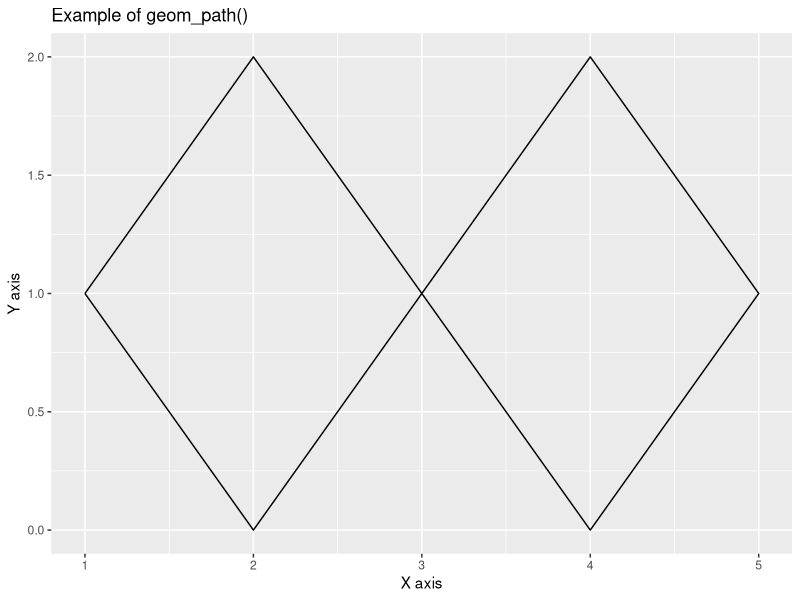
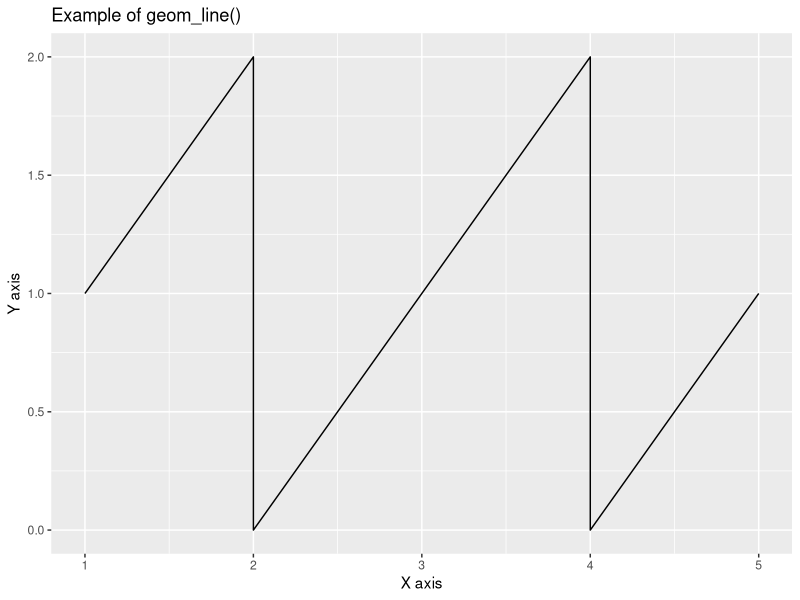
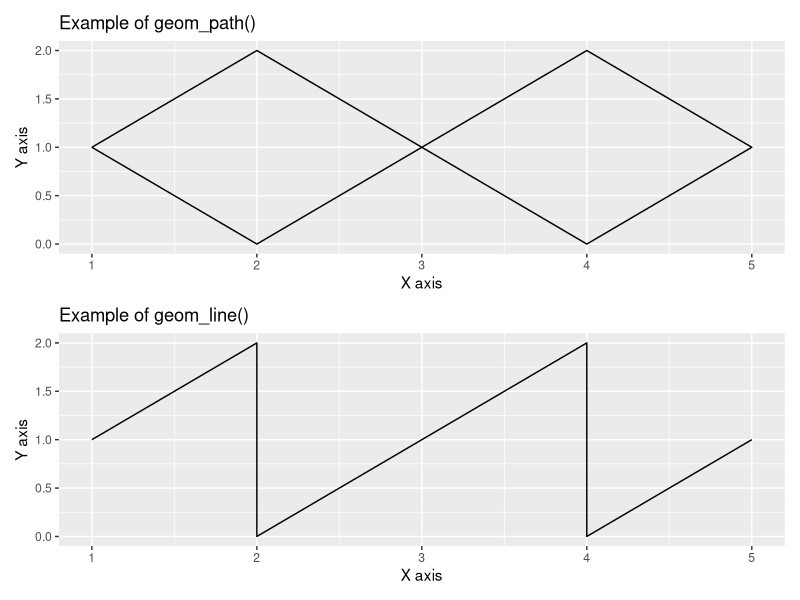
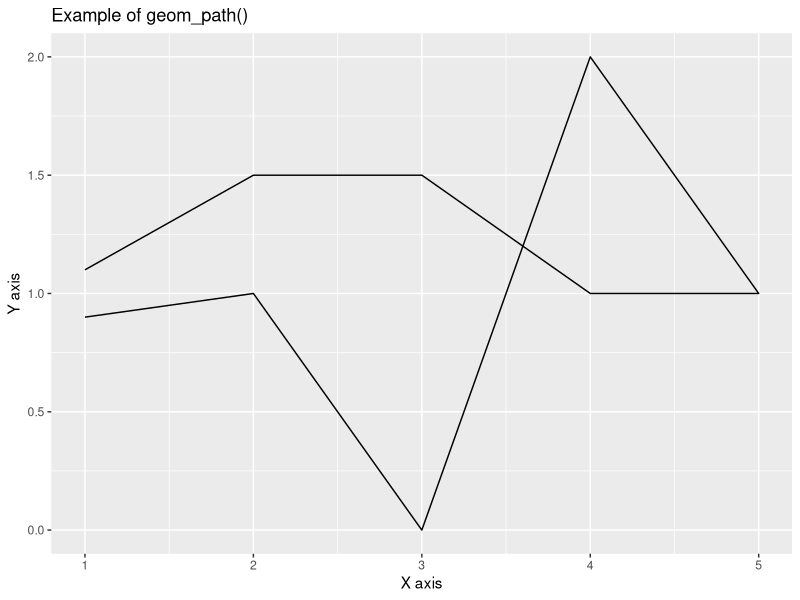
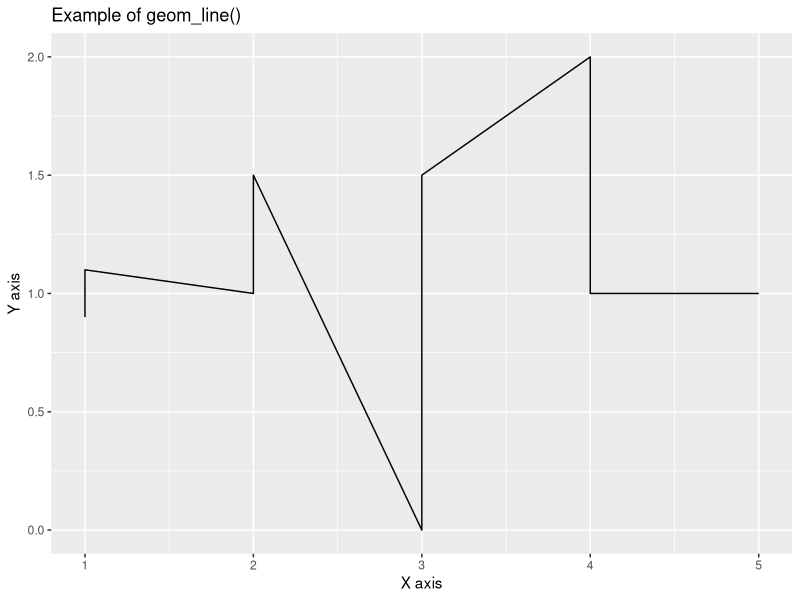
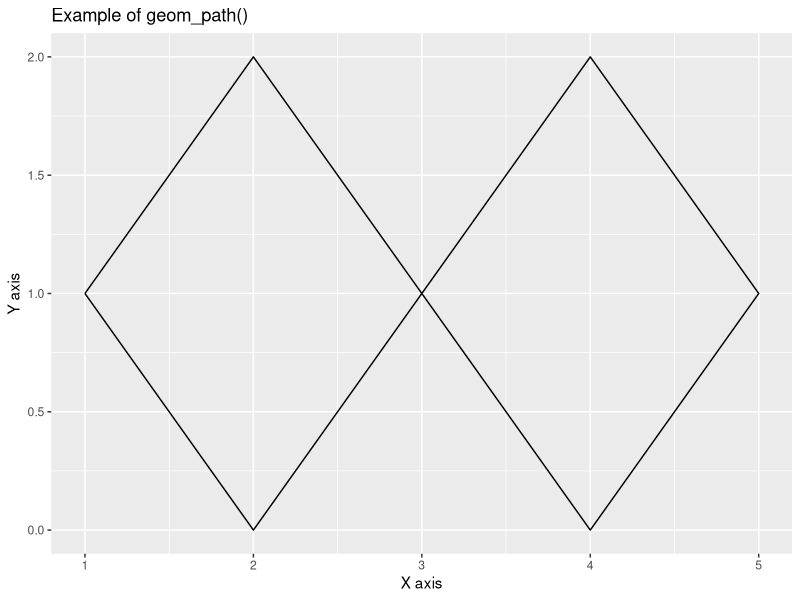
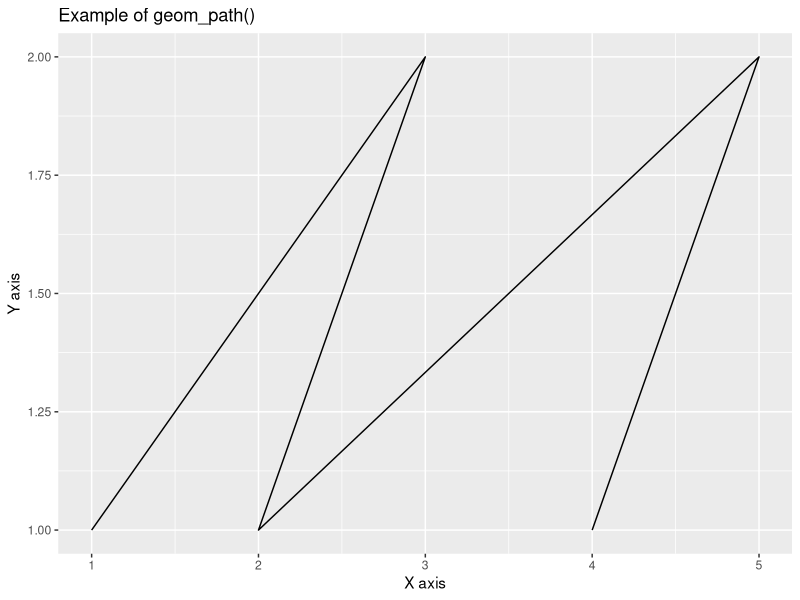
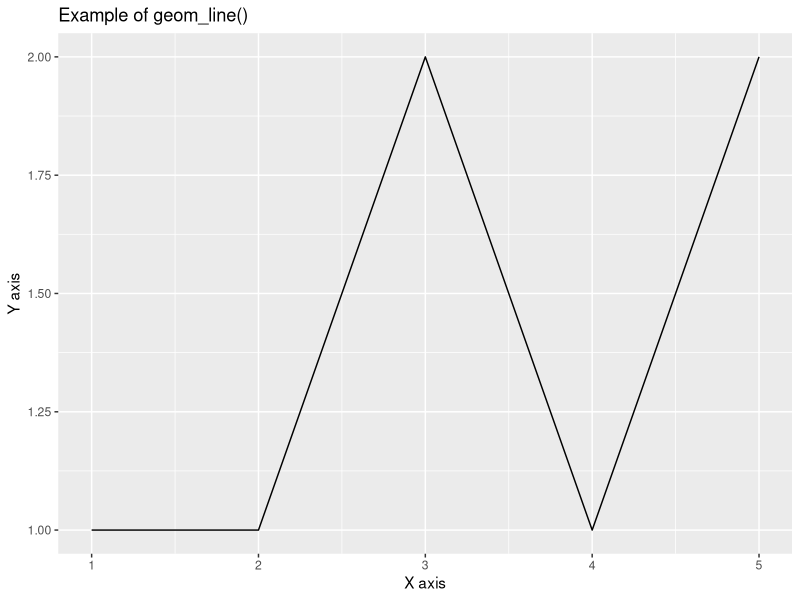

The R source for these figures, in order: (Note: this script raises an error after producing the figures.)
#24-0730 12:13


library(tidyverse)
library(patchwork)

# ggplot2 패키지 로드
library(ggplot2)

# geom_path()는 데이터의 순서를 유지하면서 선을 그립니다.
# geom_line()은 x축 값에 따라 데이터를 정렬한 후 선을 그립니다.

# 데이터 프레임 생성
(data <- tibble(
  x = c(1, 2, 3, 4, 5, 4, 3, 2, 1),
  y = c(1, 2, 1, 2, 1, 0, 1, 0, 1)))

# ggplot을 사용하여 geom_path()로 선 그리기
(ggplot(data, aes(x = x, y = y)) +
  geom_path() +
  ggtitle("Example of geom_path()") +
  xlab("X axis") +
  ylab("Y axis") -> temp_p)

(ggplot(data, aes(x = x, y = y)) +
  geom_line() +
  ggtitle("Example of geom_line()") +
  xlab("X axis") +
  ylab("Y axis") -> temp_l)

library(patchwork)
temp_p / temp_l

data |> 
  count(x, y)

tibble(
  x = c(1, 2, 3, 4, 5, 4, 3, 2, 1),
  y = c(0.9, 1, 0, 2, 1, 1, 1.5, 1.5, 1.1)
) -> dt

(ggplot(dt, aes(x = x, y = y)) +
    geom_path() +
    ggtitle("Example of geom_path()") +
    xlab("X axis") +
    ylab("Y axis") -> temp_p1)

(ggplot(dt, aes(x = x, y = y)) +
    geom_line() +
    ggtitle("Example of geom_line()") +
    xlab("X axis") +
    ylab("Y axis") -> temp_t1)


#
storms |> glimpse()
storms |> str()

# 데이터 프레임 생성
data <- data.frame(
  x = c(1, 2, 3, 4, 5, 4, 3, 2, 1),
  y = c(1, 2, 1, 2, 1, 0, 1, 0, 1))

# ggplot을 사용하여 geom_path()로 선 그리기
ggplot(data, aes(x = x, y = y)) +
  geom_path() +
  ggtitle("Example of geom_path()") +
  xlab("X axis") +
  ylab("Y axis")


# 데이터 프레임 생성
data <- data.frame(
  x = c(1, 3, 2, 5, 4),
  y = c(1, 2, 1, 2, 1))

# ggplot을 사용하여 geom_line()으로 선 그리기
ggplot(data, aes(x = x, y = y)) +
  geom_path() +
  ggtitle("Example of geom_path()") +
  xlab("X axis") +
  ylab("Y axis") 

ggplot(data, aes(x = x, y = y)) +
  geom_line() +
  ggtitle("Example of geom_line()") +
  xlab("X axis") +
  ylab("Y axis")

# 이 예제에서는 x값이 1, 3, 2, 5, 4 순서로 주어졌지만, 
#geom_line()은 x값을 오름차순으로 정렬한 후 1, 2, 3, 4, 5 순서로 y값을 연결 
#따라서 x값이 증가하는 방향으로 선이 그려집니다.

#응용 geom_line 
#data2,data3 geom_line 바꿔보면 이해됨
data2 <- data.frame(
  x = c(1, 3, 2, 5, 4, 2, 4),
  y = c(1, 2, 1, 2, 1, 3, 0))

data3 <- data.frame(
  x = c(1, 3, 2, 5, 4, 2, 4),
  y = c(1, 2, 1, 2, 0, 3, 1))

# ggplot을 사용하여 geom_line()으로 선 그리기
ggplot(data2, aes(x = x, y = y)) +
  geom_line() +
  ggtitle("Example of geom_path()") +
  xlab("X axis") +
  ylab("Y axis") 

ggplot(data3, aes(x = x, y = y)) +
  geom_line() +
  ggtitle("Example of geom_line()") +
  xlab("X axis") +
  ylab("Y axis")

ggplot(data3, aes(x = x, y = y)) +
  geom_path() 
# ----


#
storms |> 
  count(name, year)

storms |> count(name)
storms$name |> table() |> data.frame()
storms$name |> n_distinct()
storms |> count(year) 
?storms

# geom_path year ----
storms %>%
  filter(year >= 2000) %>%
  ggplot(aes(long, lat, color = paste(year, name))) -> q

q + geom_path(show.legend = FALSE) + 
  ggtitle("path") +
  facet_wrap(~year)


q + geom_path(show.legend = FALSE) + 
  ggtitle("path") +
  facet_wrap(~month)


# path vs line ----
storms %>%
  filter(year >= 2000) %>%
  ggplot(aes(long, lat, color = paste(year, name))) -> q

#
  (q + geom_path(show.legend = FALSE) + 
    ggtitle("path") +
    facet_wrap(~year)) / 
  (q + geom_line(show.legend = FALSE) + 
     ggtitle("line") +
     facet_wrap(~year))


## month
storms |> count(year)
storms %>%
  filter(year >= 2001, year <= 2020) %>%
  ggplot(aes(long, lat, color = paste(month, name))) -> p2001

storms %>%
  filter(year >= 1981, year <= 2000) %>%
  ggplot(aes(long, lat, color = paste(month, name))) -> p1981


#
(p1981 + geom_path(show.legend = FALSE) + 
    ggtitle("1981~2000") +
    facet_wrap(~month)) / 
(p2001 + geom_path(show.legend = FALSE) + 
    ggtitle("2001~2020") +
    facet_wrap(~month))


#check
storms |> 
  filter(year >= 1981, year <= 2000) |> 
  count(month)



#
str(mtcars)
mtcars |> 
  as_tibble(rownames = "group") |> 
  mutate_at(vars(-group), rescale)

?across

iris |> head(20)
iris |> 
  mutate(across(1:Sepal.Length, round)) |> head(20)
?across
rnorm(1)
tibble(g = c(1,1,2,3), v1 = 10:13, v2 = 20:23) |> 
  group_by(g) -> gdf
set.seed(1)
rnorm(1) -> n
n
gdf 
gdf |> 
  mutate(across(v1:v2, ~ .x + n))

#
diamonds |> 
  group_by(cut, color, clarity) |> 
  reframe(mean_carat = mean(carat))

#
starwars |> 
  filter(species == "Droid")
starwars |> 
  count(species) |> print(n = Inf)


